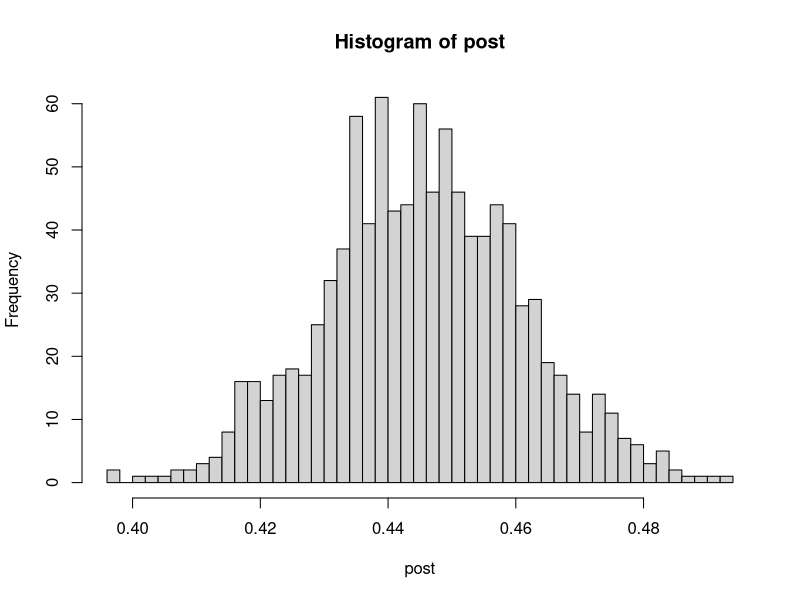
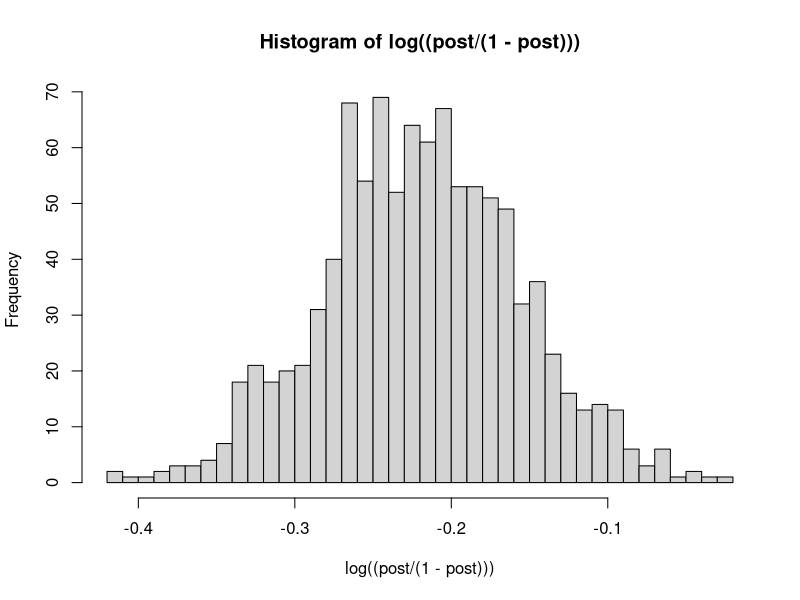
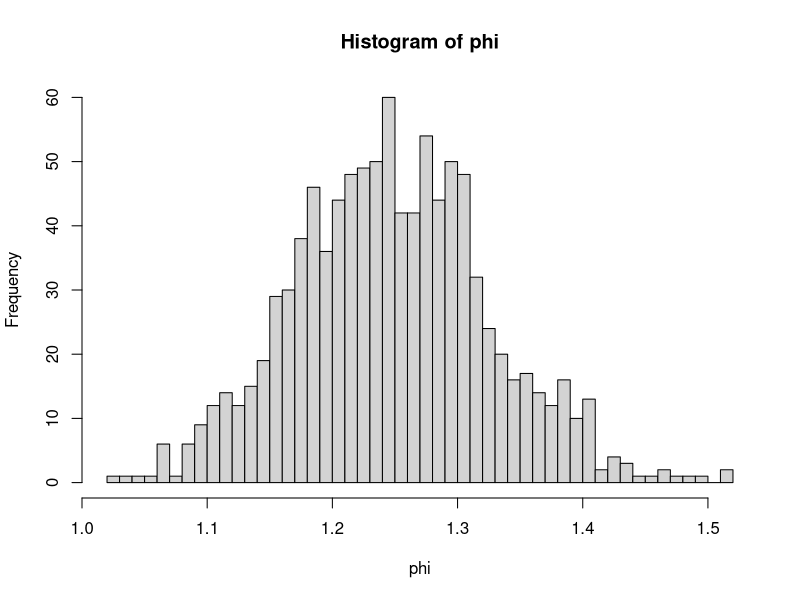

The R script that drew these images, in order:
## ---- chunk 1
#setup
library(LearnBayes)
library(lattice)
## ---- chunk 2
#Question One
par(mfrow<-c(1,3))
a <- 438
b <- 544
post <- rbeta(1000,a,b)
hist(post,breaks<-50)
hist(log((post/(1-post))),breaks<-50)
phi <- (1-post)/post
hist(phi,breaks<-50)

E <- 0.5
SUM <- 2
a <- E*SUM
b <- SUM-a
s <- 438
f <- 544
poster <- rbeta(1000,a+s,b+f)
quantile(poster,c(0.5,0.5))
quantile(poster,c(0.025,0.975))
## ---- chunk 3
#Part a
y <- c(24,25,31,31,22,21,26,20,16,22)
ybar <-mean(y)
n <- 10
a <- 0
b <- 0
theta <- rgamma(1000,n*ybar+a,n+b)
yhat <- rpois(1000,theta)
quantile(yhat,c(0.025,0.975))
sort(yhat)[c(25,976)]

GE <- ybar
GVar <- sqrt(ybar*n)/n
E <- GE
Var <- GE+GVar**2
Sd <- sqrt(Var)
round(c(E-1.96*Sd,E+1.96*Sd))
## ---- chunk 4
Pd <- c(734,516,754,877,814,362,764,809,223,1066)
Dr <- c(0.19,0.12,0.15,0.16,0.14,0.06,0.13,0.13,0.03,0.15)
z <- (Pd/Dr)*100000000
zbar <- mean(z)
n <- 10
a <- 0
b <- 0
theta2 <- rgamma(1000,n*ybar,n*zbar)
yhat2 <- rpois(1000,theta2*8e11)
quantile(yhat2,c(0.025,0.975))
sort(yhat2)[c(25,976)]

GE2 <- (n*ybar)/(zbar*n)
GVar2 <- (ybar*n)/((zbar*n)**2)
E2 <- 8e11*GE2
Var2 <- 8e11*GE2+(8e11**2)*(GVar2**2)
Sd2 <- sqrt(Var2)
round(c(E2-1.96*Sd2,E2+1.96*Sd2))
## ---- chunk 5
Pd<-c(734,516,754,877,814,362,764,809,223,1066)
xbar<-mean(Pd)
n<-10
a<-0
b<-0
theta<-rgamma(1000,n*xbar+a,n+b)
xhat<-rpois(1000,theta)
round(quantile(xhat,c(0.025,0.975)))
sort(xhat)[c(25,976)]

GE3<-xbar
GVar3<-sqrt(xbar*n)/n
E3<-GE3
Var3<-GE3+GVar3**2
Sd3<-sqrt(Var3)
round(c(E3-1.96*Sd3,E3+1.96*Sd3))
## ---- chunk 6
Pd< - c(734,516,754,877,814,362,764,809,223,1066)
Dr <- c(0.19,0.12,0.15,0.16,0.14,0.06,0.13,0.13,0.03,0.15)
w <- (Pd/Dr)*100000000
wbar <- mean(w)
n <- 10
a <- 0
b <- 0
theta4 <- rgamma(1000,n*xbar,n*wbar)
what<- rpois(1000,theta4*8e11)
quantile(what,c(0.025,0.975))
sort(what)[c(25,976)]

GE4 <- (n*xbar)/(wbar*n)
GVar4 <- (xbar*n)/((wbar*n)**2)
E4 <- 8e11*GE4
Var4 <- 8e11*GE4+(8e11**2)*(GVar4**2)
Sd4 <- sqrt(Var4)
round(c(E4-1.96*Sd4,E4+1.96*Sd4))
